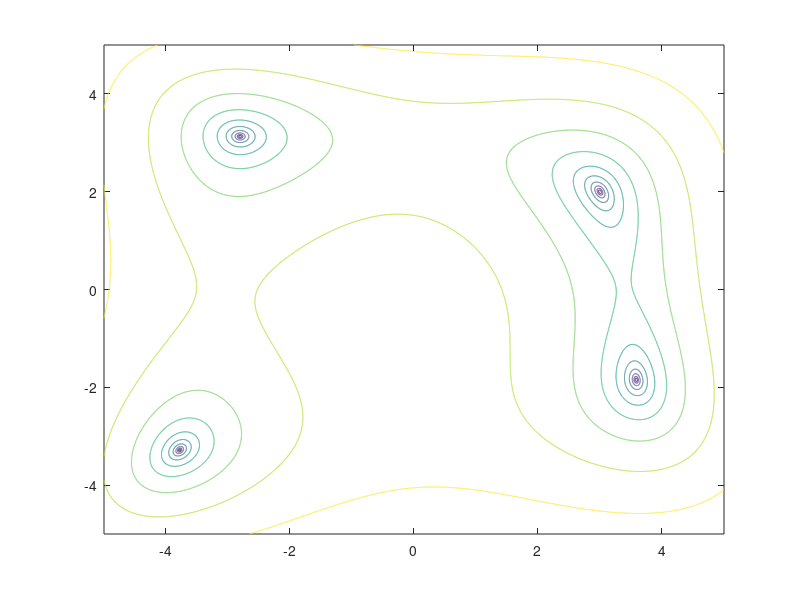

This chart was generated by the following MATLAB code:
clear all;
close all;

rangeMax = 5; 
rangeMin = -5;
numberOfDataPoints = 5000;
logConstant = 0.01;

x = linspace(rangeMin, rangeMax, numberOfDataPoints);
y = linspace(rangeMin, rangeMax, numberOfDataPoints);
[X,Y] = meshgrid(x,y);

f1 = (X.^2 + Y - 11).^2;
f2 = (X + Y.^2 - 7).^2;
functionValue = f1 + f2;
logValue = log(logConstant + functionValue);

figure(1)
contour(X,Y,logValue)